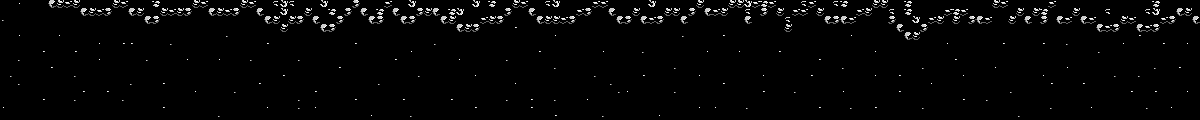

A 2D game scene composited from a Tiled map and its tileset images. What follows is a short description and the map's XML, with every tile layer's data as written:
An orthogonal 150x15 tile map with 8x8 px tiles, 1 tile layer (Tile Layer 1).

<map version="1.9" tiledversion="1.9.2" orientation="orthogonal" renderorder="right-down" width="150" height="15" tilewidth="8" tileheight="8" infinite="0" nextlayerid="2" nextobjectid="1">
 <editorsettings>
  <export target="testlevel..yy" format="yy" />
 </editorsettings>
 <tileset firstgid="1" source="grevious-tileset.tsx" />
 <layer id="1" name="Tile Layer 1" width="150" height="15">
  <data encoding="csv">
1,1,20,1,1,1,2,3,4,3,1,1,1,1,3,4,1,1,1,6,1,1,1,1,3,4,1,1,1,1,3,4,1,1,7,8,7,1,1,1,8,1,1,1,5,1,1,1,4,1,1,8,1,1,1,1,1,1,1,8,1,6,1,1,3,4,1,1,7,8,1,1,1,1,4,4,1,1,1,1,1,8,1,1,1,1,1,3,1,1,1,3,3,8,4,6,4,1,1,1,7,4,1,1,7,6,1,1,1,3,3,1,1,6,1,1,1,1,1,1,1,1,1,1,3,4,1,1,1,1,1,4,1,1,1,1,1,1,1,1,1,1,1,1,6,1,1,1,1,1,
1,1,1,1,1,1,1,1,1,1,2,3,4,5,1,1,2,3,1,1,3,4,3,5,1,1,2,3,4,5,1,1,2,1,1,8,1,1,3,1,1,6,1,5,1,2,1,6,1,2,1,1,5,3,2,1,6,8,1,1,1,1,1,5,1,1,2,1,1,1,1,1,4,5,1,1,2,1,1,3,1,1,1,3,3,1,5,1,2,4,3,1,1,7,1,5,1,3,1,4,4,1,3,1,1,1,1,4,3,1,1,7,1,6,1,1,1,1,4,6,4,1,1,1,1,1,1,3,1,3,6,1,1,1,3,1,1,1,7,1,1,1,1,7,8,1,1,2,3,1,
19,1,1,1,1,1,1,1,1,1,1,1,1,1,1,1,1,1,2,5,1,1,1,1,1,1,1,1,1,1,1,1,1,2,3,1,3,5,1,2,1,1,5,1,1,1,2,5,1,1,2,5,1,1,1,2,3,1,1,1,4,3,5,1,1,1,1,2,3,3,4,5,1,1,1,1,1,2,5,1,2,4,5,1,1,2,1,1,1,1,1,1,1,2,1,1,1,1,7,1,1,1,1,2,5,2,4,1,1,1,1,5,1,1,8,1,4,3,1,3,1,5,2,4,1,1,3,1,2,1,5,1,2,4,1,2,4,1,1,1,3,4,1,1,1,4,5,1,1,2,
1,1,1,1,1,1,1,1,1,1,1,1,1,1,1,1,1,1,1,1,1,1,1,1,1,1,1,1,1,1,1,1,1,1,1,3,1,1,1,1,2,5,1,1,1,1,1,1,1,1,1,1,1,1,1,1,1,2,3,5,1,1,1,1,18,1,1,1,1,1,1,1,1,1,1,1,1,1,1,1,1,1,1,1,1,1,1,1,1,1,1,1,1,1,1,1,1,1,3,1,1,1,1,1,1,1,1,1,1,1,1,1,2,1,1,5,1,1,1,1,1,1,1,1,1,1,1,1,1,1,1,1,1,1,1,1,1,2,4,5,1,1,2,4,5,1,1,1,1,1,
1,1,20,1,1,1,1,20,1,1,1,1,1,1,1,1,1,1,1,1,1,1,1,1,1,1,1,1,19,1,1,1,1,1,1,1,1,1,1,1,1,1,1,1,1,1,1,1,1,1,1,1,1,1,1,1,1,1,1,1,1,1,1,1,1,1,1,1,1,20,1,1,1,1,1,1,1,1,1,1,1,1,1,1,1,19,1,1,1,1,18,1,1,1,1,1,1,1,1,1,1,1,1,1,1,1,20,1,1,1,1,1,1,2,3,1,1,1,1,1,1,1,1,1,1,1,1,1,1,1,1,1,1,1,1,1,1,1,1,1,1,1,18,1,1,1,1,1,1,1,
1,1,1,1,1,1,1,1,1,1,1,1,20,1,1,18,18,1,1,1,1,19,1,1,1,1,1,1,1,1,1,1,1,18,1,1,1,1,1,1,1,1,1,1,18,1,1,1,1,1,1,1,1,1,19,1,1,1,1,1,1,1,1,1,1,1,1,1,1,1,1,1,1,1,1,1,1,1,1,1,1,1,1,1,1,1,1,1,1,1,1,1,1,1,1,1,1,1,1,1,1,1,1,1,1,1,1,1,1,1,1,1,1,1,1,1,1,1,20,1,1,1,1,1,1,18,1,1,1,1,18,1,1,19,1,1,1,1,1,1,20,1,1,1,1,18,1,1,20,1,
1,1,1,1,1,18,1,1,1,18,1,1,1,1,1,1,1,1,1,1,1,1,1,1,1,1,1,1,1,1,1,1,1,1,1,1,1,1,1,1,1,1,1,1,1,1,1,1,1,1,1,20,1,1,1,1,1,1,1,1,1,1,1,1,1,1,1,18,1,1,1,1,1,1,1,20,1,1,1,1,19,1,1,1,1,1,1,1,20,1,1,1,20,1,1,1,1,18,1,1,1,1,1,1,1,1,1,1,1,20,1,1,1,1,1,1,1,1,1,1,1,1,1,1,1,1,1,1,1,1,1,1,1,1,1,1,1,19,1,1,1,1,1,1,1,1,1,1,1,1,
1,1,19,1,1,1,1,1,1,1,1,1,20,1,1,1,1,1,19,1,1,1,1,20,1,1,1,20,1,1,1,19,1,1,1,1,1,19,1,1,1,1,1,1,1,1,1,1,1,18,1,1,1,1,1,1,1,20,1,1,1,1,1,19,1,1,1,1,1,1,1,1,1,1,1,1,1,1,1,1,1,1,1,1,1,1,1,1,1,1,1,1,1,1,1,1,1,1,1,1,1,1,18,1,1,1,1,1,1,1,1,1,1,1,1,1,1,1,1,18,1,1,1,1,1,1,1,1,1,1,1,1,1,1,1,1,1,1,1,1,1,1,1,1,1,1,1,1,1,1,
1,1,1,1,1,1,18,1,1,1,1,1,1,1,1,1,1,1,1,1,1,1,1,1,1,1,1,1,1,1,1,1,1,1,1,1,1,1,1,1,1,1,18,1,1,1,1,1,1,1,1,1,1,1,1,1,1,1,1,1,1,1,1,1,1,1,1,1,1,19,1,1,1,1,1,1,1,1,1,1,1,1,1,1,19,1,1,1,1,1,1,1,1,1,1,1,1,1,1,1,1,1,1,1,1,19,1,1,1,1,1,1,1,1,1,19,1,1,1,1,1,1,1,1,20,1,1,1,1,1,1,1,1,20,1,1,1,1,1,1,1,1,1,1,19,1,1,18,1,1,
1,19,1,1,1,1,1,1,1,19,1,1,1,1,1,1,1,1,1,1,1,1,1,1,1,1,1,1,1,1,1,1,1,1,1,18,1,1,1,1,1,1,1,1,1,1,1,1,1,1,1,1,19,1,1,1,1,1,1,20,1,1,1,1,1,1,1,1,1,1,1,1,1,1,19,1,1,1,1,1,18,1,1,1,1,1,1,20,1,1,1,1,1,1,1,20,1,1,1,1,1,18,1,1,1,1,1,1,1,20,1,1,18,1,1,1,1,1,1,1,20,1,1,1,1,1,1,1,1,1,20,1,1,1,1,1,1,1,1,19,1,1,19,1,1,1,1,1,1,1,
1,1,19,1,1,1,1,1,1,1,1,1,1,1,1,1,19,1,1,1,18,1,1,1,1,1,1,1,1,1,1,1,18,1,1,1,1,1,1,1,1,1,1,1,1,1,1,19,1,1,1,1,1,1,1,1,1,1,1,1,1,1,1,1,20,1,1,1,1,1,1,1,1,1,1,1,19,1,1,1,1,1,1,1,1,1,1,1,1,1,18,1,1,1,1,1,1,1,1,1,1,1,1,1,1,1,1,1,1,1,1,1,1,1,1,1,20,1,1,1,1,1,1,1,1,1,1,1,1,1,1,18,1,1,1,18,1,1,1,1,1,1,1,1,1,1,1,1,1,1,
1,1,1,1,1,1,1,1,1,1,18,1,1,18,1,1,1,1,1,1,1,1,1,1,20,1,1,1,1,19,1,1,1,1,1,1,1,1,1,18,1,1,1,1,1,1,1,1,1,1,1,1,1,1,1,1,1,1,1,1,1,1,1,1,1,1,1,1,1,1,1,1,1,1,1,1,1,19,20,1,1,1,1,1,19,1,1,1,1,1,1,1,1,1,1,18,1,1,1,19,1,1,1,1,1,20,1,1,1,1,1,1,18,1,1,1,1,1,1,1,1,1,1,1,1,1,19,1,1,1,1,1,1,1,1,1,1,1,1,1,1,18,1,1,18,1,1,1,20,1,
1,1,1,1,1,18,1,1,1,19,1,1,1,1,1,19,1,1,1,1,1,1,1,1,1,1,1,1,1,1,1,1,1,1,1,1,1,19,1,1,1,1,1,1,18,1,1,1,1,1,18,1,1,1,1,1,18,1,1,1,1,1,1,19,1,1,18,1,1,19,1,1,1,20,1,1,1,1,1,1,1,1,1,1,1,1,1,1,1,1,1,1,1,1,1,1,1,1,1,1,1,1,1,1,1,1,1,1,1,1,1,1,1,1,1,1,1,1,1,1,18,1,1,19,1,1,1,1,1,1,1,1,1,1,1,1,1,1,1,1,1,1,1,1,1,1,1,1,1,1,
20,1,1,1,1,1,1,1,1,1,1,1,1,1,1,1,1,1,1,1,18,1,1,1,1,1,1,1,1,1,1,1,1,20,1,1,1,19,1,20,1,1,1,1,1,1,1,1,1,1,1,1,1,1,1,1,1,1,1,18,1,1,1,1,1,1,18,1,1,1,1,1,1,1,1,1,1,1,1,1,1,1,1,1,1,1,1,20,1,20,1,1,1,19,1,1,1,1,1,1,1,1,18,1,1,1,19,1,1,18,1,1,1,1,1,19,1,1,1,1,1,1,1,1,1,1,1,1,1,1,1,19,1,1,1,1,20,1,1,1,1,1,1,19,1,1,20,1,1,1,
1,1,1,1,1,1,1,1,1,1,1,1,1,1,1,1,1,1,1,1,1,1,1,1,1,1,1,19,1,1,1,1,1,1,1,1,1,1,1,1,1,1,1,1,1,1,20,1,1,1,1,19,1,1,1,1,1,1,1,1,1,1,1,1,1,1,1,1,1,18,1,1,1,1,1,19,1,1,1,1,1,1,20,1,1,1,1,1,1,1,1,1,1,1,1,1,1,1,1,1,1,1,1,1,1,1,1,1,1,1,1,1,1,1,1,1,1,1,1,1,1,1,1,1,1,1,1,19,1,1,1,1,1,1,1,1,1,1,1,1,1,1,1,1,1,1,1,1,1,1
</data>
 </layer>
</map>
